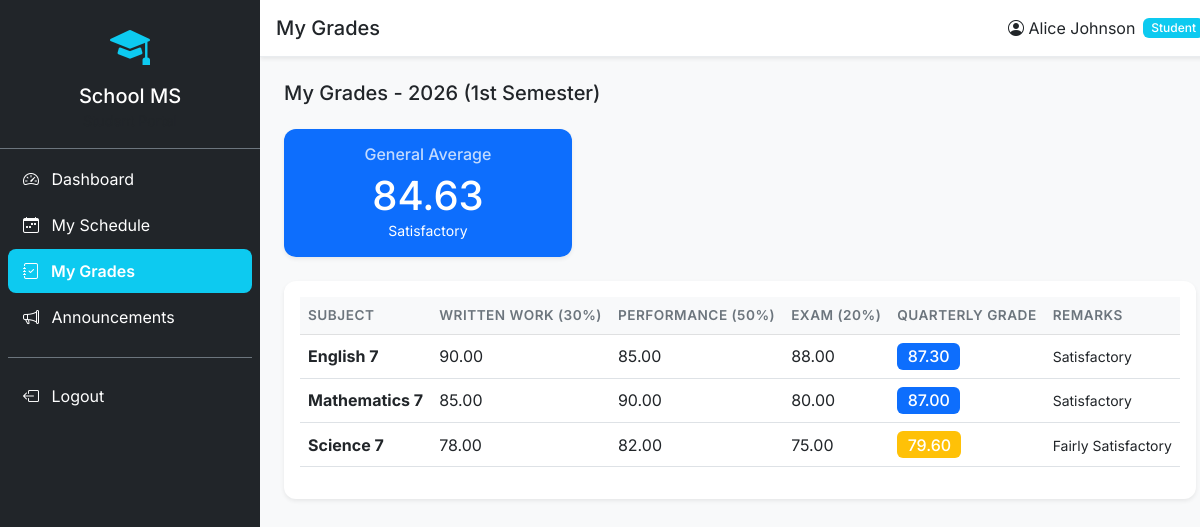
Screenshot of /student/grades (signed in) with the database file from the repository.
### tables this page shows
CREATE TABLE grades (
    id INT PRIMARY KEY AUTO_INCREMENT,
    student_id INT NOT NULL,
    subject_id INT NOT NULL,
    teacher_id INT,
    semester INT NOT NULL,
    academic_year VARCHAR(20) NOT NULL,
    written_work DECIMAL(5,2) DEFAULT 0,
    performance_task DECIMAL(5,2) DEFAULT 0,
    quarterly_exam DECIMAL(5,2) DEFAULT 0,
    quarterly_grade DECIMAL(5,2) DEFAULT 0,
    remarks VARCHAR(50),
    created_at TIMESTAMP DEFAULT CURRENT_TIMESTAMP,
    updated_at TIMESTAMP DEFAULT CURRENT_TIMESTAMP ON UPDATE CURRENT_TIMESTAMP,
    FOREIGN KEY (student_id) REFERENCES students(id) ON DELETE CASCADE,
    FOREIGN KEY (subject_id) REFERENCES subjects(id) ON DELETE CASCADE,
    FOREIGN KEY (teacher_id) REFERENCES teachers(id) ON DELETE SET NULL,
    UNIQUE KEY unique_grade (student_id, subject_id, semester, academic_year)
);

CREATE TABLE subjects (
    id INT PRIMARY KEY AUTO_INCREMENT,
    subject_code VARCHAR(20) UNIQUE NOT NULL,
    subject_name VARCHAR(200) NOT NULL,
    description TEXT,
    grade_level INT NOT NULL,
    credits INT DEFAULT 1,
    status ENUM('active','inactive') DEFAULT 'active'
);

### core/Response.php (called while the page is built, shortened)
<?php
class Response {
    public static function view(string $path, array $data = [], int $statusCode = 200) {
        extract($data);
        $fullPath = BASE_PATH . '/views/' . $path;
        require $fullPath;
        exit;
    }
}

### core/Controller.php (called while the page is built, shortened)
<?php
abstract class Controller {
    protected Session $session;
    public function __construct() {
        $this->session = new Session();
    }
    protected function view(string $path, array $data = []): void {
        $data['session'] = $this->session;
        Response::view($path, $data);
    }
}

### controllers/GradeController.php (called while the page is built, shortened)
<?php
class GradeController extends Controller {
    private GradeService $gradeService;
    public function __construct() {
        $this->gradeService = new GradeService();
    }
    public function studentGrades(): void {
        $userId          = $this->session->userId();
        $student         = null;
        $grades          = [];
        $generalAverage  = 0;
        $currentYear     = date('Y');
        $currentSem      = date('n') <= 6 ? 2 : 1;
        try {
            $student = (new StudentRepository())->findByUserId($userId);
            if ($student) {
                $grades         = $this->gradeService->getStudentGrades($student['id'], $currentSem, $currentYear);
                $generalAverage = $this->gradeService->getGeneralAverage($student['id'], $currentSem, $currentYear);
            }
        } catch (\Exception $e) {}
        $this->view('student/grades.php', [
            'title'            => 'My Grades',
            'student'          => $student,
            'grades'           => $grades,
            'general_average'  => $generalAverage,
            'semester'         => $currentSem,
            'academic_year'    => $currentYear,
            'currentPage'      => 'grades',
        ]);
    }
}

### index.php (called while the page is built, shortened)
<?php
require_once __DIR__ . '/core/Database.php';
require_once __DIR__ . '/core/Request.php';
require_once __DIR__ . '/core/Response.php';
require_once __DIR__ . '/core/Session.php';
require_once __DIR__ . '/core/Router.php';
require_once __DIR__ . '/core/Controller.php';
require_once __DIR__ . '/core/Model.php';
require_once __DIR__ . '/models/Student.php';
require_once __DIR__ . '/repositories/UserRepository.php';
require_once __DIR__ . '/repositories/StudentRepository.php';
require_once __DIR__ . '/repositories/GradeRepository.php';
require_once __DIR__ . '/services/GradeService.php';
require_once __DIR__ . '/controllers/GradeController.php';
require_once __DIR__ . '/helpers/format.php';
$session = new Session();
$role    = $session->userRole() ?? '';
$router  = getRouter($role);
$router->dispatch(new Request());

### helpers/format.php (called while the page is built, shortened)
<?php
function sanitize(string $input): string {
    return htmlspecialchars(trim($input), ENT_QUOTES, 'UTF-8');
}
function gradeColor(float $grade): string {
    if ($grade >= 80) return 'primary';
    if ($grade >= 75) return 'warning';
    return 'danger';
}

### core/Database.php (called while the page is built, shortened)
<?php
class Database {
    private static ?Database $instance = null;
    private ?PDO $conn = null;
    public static function getInstance(): self {
        if (self::$instance === null) {
            self::$instance = new self();
        }
        return self::$instance;
    }
    public function getConnection(): PDO {
        if ($this->conn === null) {
            $dsn = "mysql:host=" . DB_HOST . ";dbname=" . DB_NAME . ";charset=" . DB_CHARSET;
            $options = [
                PDO::ATTR_ERRMODE            => PDO::ERRMODE_EXCEPTION,
                PDO::ATTR_DEFAULT_FETCH_MODE => PDO::FETCH_ASSOC,
                PDO::ATTR_EMULATE_PREPARES   => false,
            ];
            $this->conn = new PDO($dsn, DB_USER, DB_PASS, $options);
        }
        return $this->conn;
    }
}

### services/GradeService.php (called while the page is built, shortened)
<?php
class GradeService implements IGradeCalculator {
    private GradeRepository $gradeRepo;
    public function __construct() {
        $this->gradeRepo = new GradeRepository();
    }
    public function getRemarks(float $grade): string {
        if ($grade >= 80) return 'Satisfactory';
        return 'Did Not Meet Expectations';
    }
    public function getGeneralAverage(int $studentId, int $semester, string $academicYear): float {
        return $this->gradeRepo->getGeneralAverage($studentId, $semester, $academicYear);
    }
    public function getStudentGrades(int $studentId, int $semester, string $academicYear): array {
        return $this->gradeRepo->getStudentGrades($studentId, $semester, $academicYear);
    }
}

### core/Model.php (called while the page is built, shortened)
<?php
abstract class Model {
    protected PDO $db;
    protected string $table;
    public function __construct() {
        $this->db = Database::getInstance()->getConnection();
    }
    public function findWhere(string $column, $value): ?array {
        $stmt = $this->db->prepare("SELECT * FROM {$this->table} WHERE {$column} = ? LIMIT 1");
        $stmt->execute([$value]);
        $result = $stmt->fetch();
        return $result ?: null;
    }
    public function rawQuery(string $sql, array $params = []): array {
        $stmt = $this->db->prepare($sql);
        $stmt->execute($params);
        return $stmt->fetchAll();
    }
}

### repositories/StudentRepository.php (called while the page is built, shortened)
<?php
class StudentRepository extends Model implements IRepository {
    public function findByUserId(int $userId): ?array {
        return $this->findWhere('user_id', $userId);
    }
}

### core/Session.php (called while the page is built, shortened)
<?php
class Session {
    public function get(string $key, $default = null) {
        return $_SESSION[$key] ?? $default;
    }
    public function userId(): ?int {
        return $this->get('user_id');
    }
}

### repositories/GradeRepository.php (called while the page is built, shortened)
<?php
class GradeRepository extends Model implements IRepository {
    public function getStudentGrades(int $studentId, int $semester, string $academicYear): array {
        $sql = "SELECT g.*, s.subject_name, s.subject_code
                FROM grades g
                JOIN subjects s ON g.subject_id = s.id
                WHERE g.student_id = ? AND g.semester = ? AND g.academic_year = ?
                ORDER BY s.subject_name";
        return $this->rawQuery($sql, [$studentId, $semester, $academicYear]);
    }
    public function getGeneralAverage(int $studentId, int $semester, string $academicYear): float {
        $grades = $this->getStudentGrades($studentId, $semester, $academicYear);
        $sum = array_sum(array_column($grades, 'quarterly_grade'));
        return round($sum / count($grades), 2);
    }
}

### core/Request.php (called while the page is built, shortened)
<?php
class Request {
    private array $server;
    public function __construct() {
        $this->server = $_SERVER;
    }
    public function method(): string {
        return strtoupper($this->server['REQUEST_METHOD'] ?? 'GET');
    }
    public function uri(): string {
        $uri = $this->server['REQUEST_URI'] ?? '/';
        $uri = strtok($uri, '?');
        $scriptDir = rtrim(dirname($this->server['SCRIPT_NAME'] ?? ''), '/');
        if ($scriptDir !== '' && strpos($uri, $scriptDir) === 0) {
            $uri = substr($uri, strlen($scriptDir));
        }
        $uri = rtrim($uri, '/');
        return $uri === '' ? '/' : $uri;
    }
}

### views/student/grades.php (the view, shortened to what this page needs)
<h5 class="mb-4">My Grades - <?= sanitize($academic_year ?? '') ?> (<?= $semester == 1 ? '1st' : '2nd' ?> Semester)</h5>
<div class="row g-4 mb-4">
    <div class="col-md-4">
        <div class="card border-0 shadow-sm bg-<?= gradeColor($general_average ?? 0) ?> text-white text-center p-3">
            <h6 class="opacity-75">General Average</h6>
            <h1 class="mb-0"><?= number_format($general_average ?? 0, 2) ?></h1>
            <small><?= (new GradeService())->getRemarks($general_average ?? 0) ?></small>
        </div>
    </div>
</div>
<div class="card border-0 shadow-sm">
    <div class="card-body">
        <div class="table-responsive">
            <table class="table table-hover">
                <thead class="table-light"><tr><th>Subject</th><th>Written Work (30%)</th><th>Performance (50%)</th><th>Exam (20%)</th><th>Quarterly Grade</th><th>Remarks</th></tr></thead>
                <tbody>
                    <?php foreach ($grades ?? [] as $g): ?>
                    <tr>
                        <td><strong><?= sanitize($g['subject_name']) ?></strong></td>
                        <td><?= number_format($g['written_work'], 2) ?></td>
                        <td><?= number_format($g['performance_task'], 2) ?></td>
                        <td><?= number_format($g['quarterly_exam'], 2) ?></td>
                        <td><span class="badge bg-<?= gradeColor($g['quarterly_grade']) ?> fs-6"><?= number_format($g['quarterly_grade'], 2) ?></span></td>
                        <td><small><?= sanitize($g['remarks']) ?></small></td>
                    </tr>
                    <?php endforeach; ?>
                </tbody>
            </table>
        </div>
    </div>
</div>
<?php $content = ob_get_clean(); require __DIR__ . '/../layouts/student.php';

### core/Router.php (shortened to what this page needs)
<?php
class Router {
    private array $routes = [];
    private string $prefix = '';
    public function __construct(string $prefix = '') {
        $this->prefix = $prefix;
    }
    private function addRoute(string $method, string $path, array $handler): void {
        $fullPath = $this->prefix . $path;
        $this->routes[] = [
            'method'  => $method,
            'path'    => $fullPath === '' ? '/' : $fullPath,
            'handler' => $handler,
        ];
    }
    public function dispatch(Request $request): void {
        $method = $request->method();
        $uri    = $request->uri();
        $uri    = $uri === '' ? '/' : $uri;
        foreach ($this->routes as $route) {
            $pattern = $this->buildPattern($route['path']);
            if ($route['method'] === $method && preg_match($pattern, $uri, $matches)) {
                $params = array_filter($matches, 'is_string', ARRAY_FILTER_USE_KEY);
                $action          = $route['handler'][1];
                $controller      = new $controllerClass();
                call_user_func_array([$controller, $action], array_values($params));
                return;
            }
        }
    }
    private function buildPattern(string $path): string {
        $pattern = preg_replace('/\{(\w+)\}/', '(?P<$1>[^/]+)', $path);
        return '#^' . $pattern . '$#';
    }
}

### assets/css/style.css (style rules this page uses)
:root { --sidebar-width: 260px; }
* { font-family: 'Inter', sans-serif; }
body { overflow-x: hidden; }
.card { border-radius: 12px; }
.table th { font-weight: 600; font-size: 0.85rem; text-transform: uppercase; letter-spacing: 0.5px; color: #6c757d; }
.table td, .table th { vertical-align: middle; white-space: nowrap; }
.badge { font-weight: 500; }

### rows the page displays
grades: subject.subject_name "English 7", written_work "90.00", performance_task "85.00", quarterly_exam "88.00", quarterly_grade "87.30", remarks "Satisfactory"
grades: subject.subject_name "Mathematics 7", written_work "85.00", performance_task "90.00", quarterly_exam "80.00", quarterly_grade "87.00", remarks "Satisfactory"
grades: subject.subject_name "Science 7", written_work "78.00", performance_task "82.00", quarterly_exam "75.00", quarterly_grade "79.60", remarks "Fairly Satisfactory"
